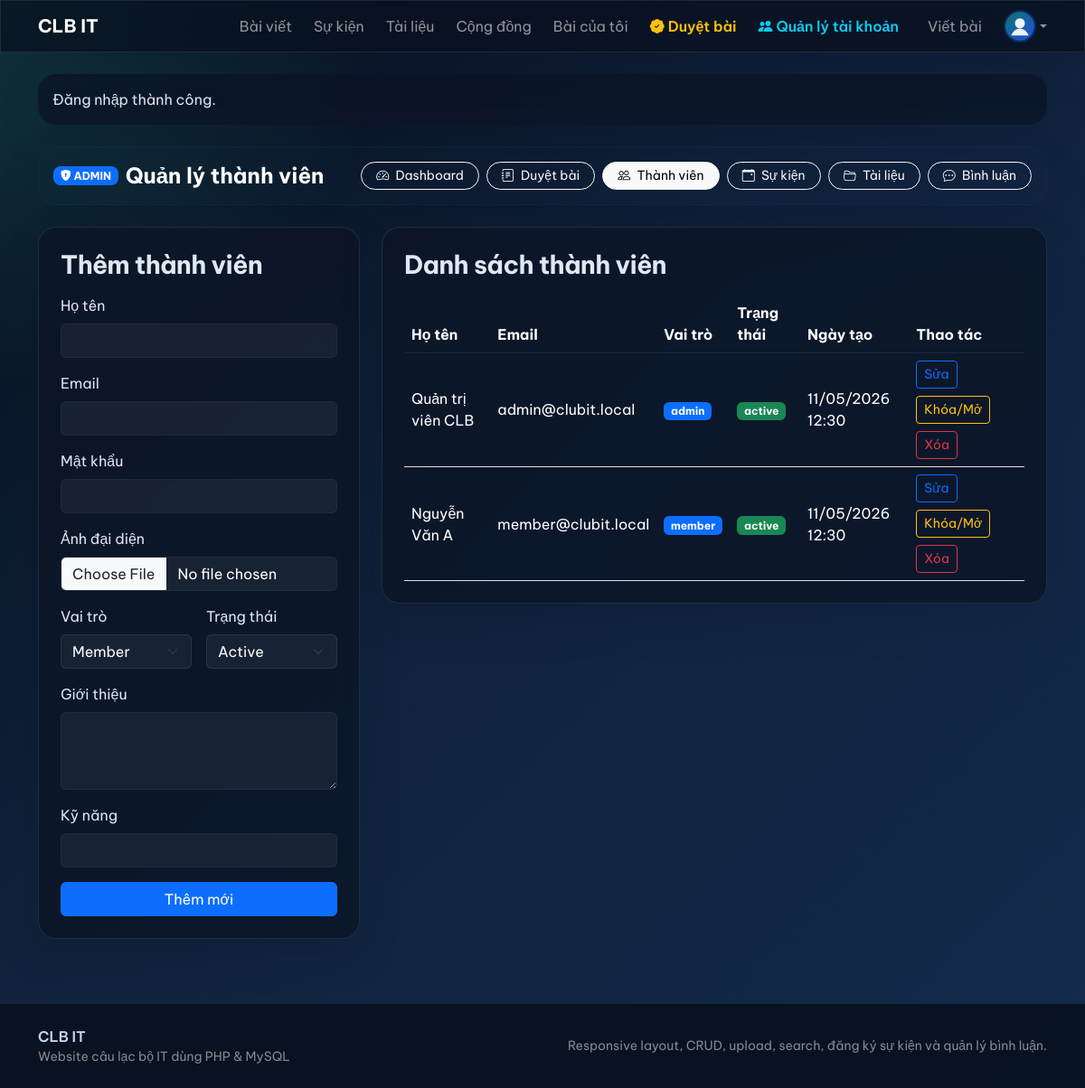
The page /admin/users.php (signed in) on the database its author committed.
### tables this page shows
CREATE TABLE users (
    id INT AUTO_INCREMENT PRIMARY KEY,
    fullname VARCHAR(100) NOT NULL,
    email VARCHAR(120) NOT NULL UNIQUE,
    password VARCHAR(255) NOT NULL,
    avatar VARCHAR(255) NULL,
    bio TEXT NULL,
    skills VARCHAR(255) NULL,
    role ENUM('admin', 'member') NOT NULL DEFAULT 'member',
    status ENUM('active', 'locked') NOT NULL DEFAULT 'active',
    created_at TIMESTAMP DEFAULT CURRENT_TIMESTAMP,
    updated_at TIMESTAMP DEFAULT CURRENT_TIMESTAMP ON UPDATE CURRENT_TIMESTAMP,
    INDEX idx_users_role_status (role, status)
);

### includes/functions.php (called while the page is built, shortened)
<?php
function e(?string $value): string
{
    return htmlspecialchars((string) $value, ENT_QUOTES, 'UTF-8');
}
function current_user_row(): ?array
{
    $stmt = db()->prepare('SELECT * FROM users WHERE id = :id LIMIT 1');
    $stmt->execute(['id' => (int) $_SESSION['user']['id']]);
    $user = $stmt->fetch();
    return $user;
}
function is_logged_in(): bool
{
    return current_user_row() !== null;
}
function require_login(): void
{
    if (!is_logged_in()) {
        redirect('/login.php');
    }
}
function require_admin(): void
{
    require_login();
}
function format_datetime(?string $value): string
{
    return date('d/m/Y H:i', strtotime($value));
}
function badge_class_for_status(string $status): string
{
    return match ($status) {
        'active', 'published', 'approved' => 'text-bg-success',
        'locked', 'draft', 'pending' => 'text-bg-warning',
        'archived', 'spam' => 'text-bg-secondary',
        default => 'text-bg-primary',
    };
}

### config/database.php (called while the page is built, shortened)
<?php
function db(): PDO
{
    static $pdo = null;
    if ($pdo instanceof PDO) {
        return $pdo;
    }
    $dsn = 'mysql:host=' . DB_HOST . ';dbname=' . DB_NAME . ';charset=utf8mb4';
    $pdo = new PDO($dsn, DB_USER, DB_PASS, [
        PDO::ATTR_ERRMODE => PDO::ERRMODE_EXCEPTION,
        PDO::ATTR_DEFAULT_FETCH_MODE => PDO::FETCH_ASSOC,
        PDO::ATTR_EMULATE_PREPARES => false,
    ]);
    return $pdo;
}

### admin/users.php (the view, shortened to what this page needs)
<?php
require_once __DIR__ . '/../config/database.php';
require_once __DIR__ . '/../includes/functions.php';
require_admin();
$editUser = null;
$users = db()->query('SELECT * FROM users ORDER BY created_at DESC')->fetchAll();
require_once __DIR__ . '/../includes/header.php';
?>
<div class="row g-4">
    <div class="col-lg-4">
        <div class="clubit-card p-4">
            <h3 class="section-title mb-3"><?php echo $editUser ? 'Sửa thành viên' : 'Thêm thành viên'; ?></h3>
            <form method="post" enctype="multipart/form-data" class="row g-3">
                <div class="col-12">
                    <label class="form-label">Họ tên</label>
                    <input type="text" name="fullname" class="form-control" value="<?php echo e((string) ($editUser['fullname'] ?? '')); ?>" required>
                </div>
                <div class="col-12">
                    <label class="form-label">Email</label>
                    <input type="email" name="email" class="form-control" value="<?php echo e((string) ($editUser['email'] ?? '')); ?>" required>
                </div>
                <div class="col-12">
                    <label class="form-label">Mật khẩu <?php echo $editUser ? '(để trống nếu không đổi)' : ''; ?></label>
                    <input type="password" name="password" class="form-control">
                </div>
                <div class="col-12">
                    <label class="form-label">Ảnh đại diện</label>
                    <input type="file" name="avatar" class="form-control" accept="image/*">
                </div>
                <div class="col-6">
                    <label class="form-label">Vai trò</label>
                    <select name="role" class="form-select">
                        <option value="member" <?php echo ($editUser['role'] ?? 'member') === 'member' ? 'selected' : ''; ?>>Member</option>
                    </select>
                </div>
                <div class="col-6">
                    <label class="form-label">Trạng thái</label>
                    <select name="status" class="form-select">
                        <option value="active" <?php echo ($editUser['status'] ?? 'active') === 'active' ? 'selected' : ''; ?>>Active</option>
                    </select>
                </div>
                <div class="col-12">
                    <label class="form-label">Giới thiệu</label>
                    <textarea name="bio" class="form-control" rows="3"><?php echo e((string) ($editUser['bio'] ?? '')); ?></textarea>
                </div>
                <div class="col-12">
                    <label class="form-label">Kỹ năng</label>
                    <input type="text" name="skills" class="form-control" value="<?php echo e((string) ($editUser['skills'] ?? '')); ?>">
                </div>
                <div class="col-12 d-grid">
                    <button class="btn btn-primary"><?php echo $editUser ? 'Cập nhật' : 'Thêm mới'; ?></button>
                </div>
            </form>
        </div>
    </div>
    <div class="col-lg-8">
        <div class="clubit-card p-4">
            <h3 class="section-title mb-3">Danh sách thành viên</h3>
            <div class="table-responsive">
                <table class="table table-clubit align-middle mb-0">
                    <thead>
                        <tr>
                            <th class="text-white">Họ tên</th>
                            <th class="text-white">Email</th>
                            <th class="text-white">Vai trò</th>
                            <th class="text-white">Trạng thái</th>
                            <th class="text-white">Ngày tạo</th>
                            <th class="text-white">Thao tác</th>
                        </tr>
                    </thead>
                    <tbody>
                        <?php foreach ($users as $user): ?>
                            <tr>
                                <td class="text-white"><?php echo e($user['fullname']); ?></td>
                                <td class="text-white"><?php echo e($user['email']); ?></td>
                                <td><span class="badge text-bg-primary"><?php echo e($user['role']); ?></span></td>
                                <td><span class="badge <?php echo e(badge_class_for_status($user['status'])); ?>"><?php echo e($user['status']); ?></span></td>
                                <td class="text-white"><?php echo e(format_datetime($user['created_at'])); ?></td>
                                <td class="d-flex gap-2 flex-wrap">
                                    <a class="btn btn-outline-primary btn-sm" href="?edit=<?php echo (int) $user['id']; ?>">Sửa</a>
                                    <form method="post">
                                        <button class="btn btn-outline-warning btn-sm">Khóa/Mở</button>
                                    </form>
                                    <form method="post" onsubmit="return confirm('Xóa tài khoản này?');">
                                        <button class="btn btn-outline-danger btn-sm">Xóa</button>
                                    </form>
                                </td>
                            </tr>
                        <?php endforeach; ?>
                    </tbody>
                </table>
            </div>
        </div>
    </div>
</div>
<?php require_once __DIR__ . '/../includes/footer.php'; ?>

### assets/css/app.css (style rules this page uses)
:root, [data-theme="dark"] { --clubit-bg: #07111f; --clubit-bg-gradient: radial-gradient(circle at top left, rgba(54, 194, 180, 0.2), transparent 25%), linear-gradient(135deg, #07111f 0%, #10213a 42%, #132b4d 100%); --clubit-surface: rgba(12, 21, 39, 0.84); --clubit-card: rgba(12, 21, 39, 0.82); --clubit-accent: #36c2b4; --clubit-accent-2: #1d4ed8; --clubit-text: #dfe8f3; --clubit-muted: #93a4ba; --clubit-border: rgba(255, 255, 255, 0.09); --clubit-nav-bg: rgba(8, 17, 31, 0.76); --clubit-dropdown-bg: #0c1527; --clubit-dropdown-color: #dfe8f3; --clubit-dropdown-border: rgba(255, 255, 255, 0.09); --clubit-dropdown-hover-bg: rgba(54, 194, 180, 0.16); --clubit-input-bg: rgba(255, 255, 255, 0.05); --clubit-input-border: rgba(255, 255, 255, 0.09); --clubit-input-color: #ffffff; --clubit-chat-msg-other: rgba(255, 255, 255, 0.05); --clubit-chat-msg-mine: rgba(54, 194, 180, 0.12); --clubit-chat-msg-other-border: rgba(255, 255, 255, 0.08); --clubit-chat-msg-mine-border: rgba(54, 194, 180, 0.22); }
* { box-sizing: border-box; }
body { font-family: 'Be Vietnam Pro', sans-serif; background: var(--clubit-bg-gradient); color: var(--clubit-text); transition: background 0.3s ease, color 0.3s ease; display: flex; flex-direction: column; min-height: 100vh; }
body.clubit-logged-in { background: var(--clubit-bg-gradient); color: var(--clubit-text); }
.navbar-glass, .clubit-card, .clubit-panel, .sidebar-glass { backdrop-filter: blur(18px); border: 1px solid var(--clubit-border); box-shadow: 0 18px 50px rgba(2, 8, 23, 0.12); transition: border-color 0.3s ease, box-shadow 0.3s ease; }
.clubit-card, .clubit-panel { background: var(--clubit-card); border-radius: 1.25rem; color: var(--clubit-text); }
.section-title { font-weight: 700; letter-spacing: -0.02em; }
.table-clubit { --bs-table-bg: transparent; color: inherit; }
.table-clubit thead th { color: white !important; border-bottom-color: rgba(255, 255, 255, 0.08); }
.table-clubit tbody td { color: white !important; }
body.clubit-logged-in .table-clubit tbody tr td { color: white !important; }
body.clubit-logged-in .table-clubit thead th { color: white !important; }
.form-control, .form-select { background-color: var(--clubit-input-bg) !important; border-color: var(--clubit-input-border) !important; color: var(--clubit-input-color) !important; transition: background-color 0.3s ease, border-color 0.3s ease, color 0.3s ease; }
.form-select option { background-color: var(--clubit-dropdown-bg) !important; color: var(--clubit-dropdown-color) !important; }
.form-control::placeholder { color: var(--clubit-muted) !important; opacity: 0.75; }

### rows shown on the page
users: fullname "Quản trị viên CLB", email "admin@clubit.local", role "admin", status "active", created_at "11/05/2026 12:30"
users: fullname "Nguyễn Văn A", email "member@clubit.local", role "member", status "active", created_at "11/05/2026 12:30"

### other values the page prints
APP_NAME "CLB IT"
$flash['message'] "Đăng nhập thành công."
$pageTitle "Quản lý thành viên"
